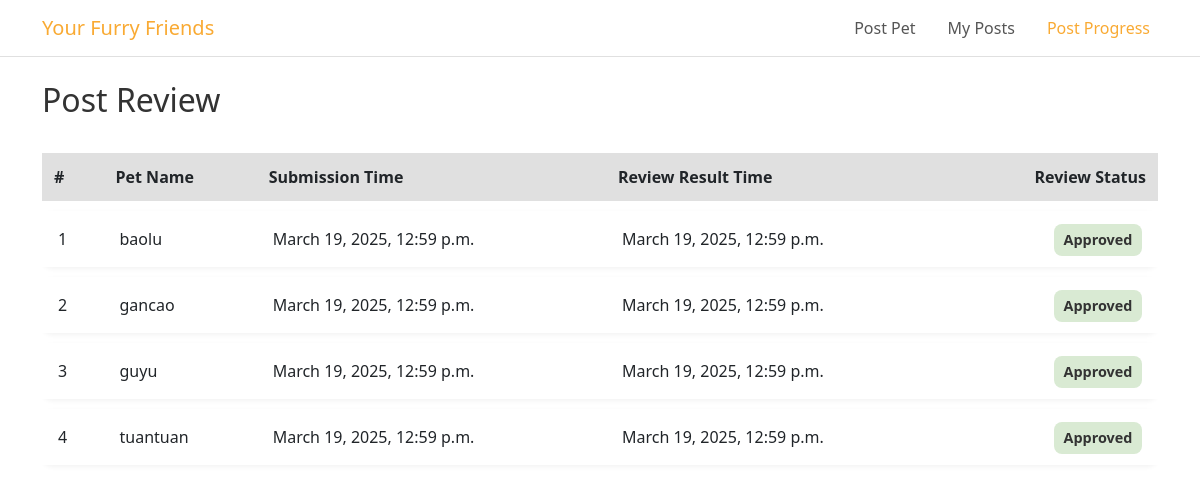
Page /posts/review_status/ (signed in) on the earlier database version.
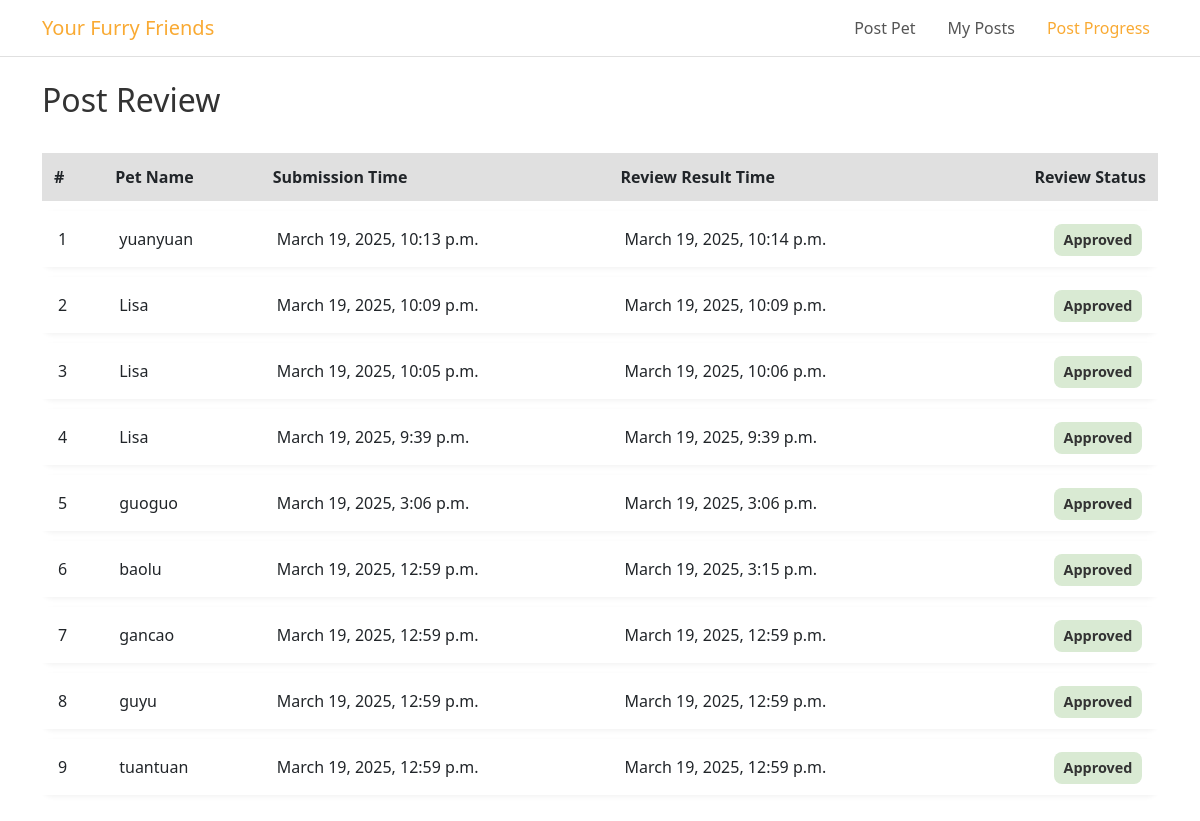
Same page on the later database version.
### posts/models.py (models this page shows, shortened)
class PostPetInfo(models.Model):
    post_info_id = models.AutoField(primary_key=True)
    pet = models.ForeignKey(Pet, on_delete=models.CASCADE)  # 🐶 关联宠物信息
    user = models.ForeignKey(
        settings.AUTH_USER_MODEL,  # ✅ 这里用 `settings.AUTH_USER_MODEL`
        on_delete=models.CASCADE,
        related_name="posted_pets",
        null = True,
        blank = True
    )  # ✅ **确保正确关联 `accounts.User`**
    email = models.EmailField(max_length=254, blank=True, null=True)  # ✅新增Email字段
    home_type = models.CharField(max_length=20,
                                 choices=[('Apartment', 'Apartment'), ('House', 'House'),
                                          ('Townhouse', 'Townhouse'), ('Farm/Rural', 'Farm/Rural')],
                                 default='Apartment'
                                 )
    home_ownership = models.CharField(max_length=20,
                                      choices=[('Own', 'Own'), ('Rent', 'Rent'),
                                          ('Living with parents', 'Living with parents'), ('Other', 'Other')],
                                      default='Own'
                                      )
    has_other_pets = models.TextField(blank=True, null=True)
    has_children = models.CharField(max_length=10,
                                      choices=[('0', '0'), ('1', '1'),
                                           ('2', '2'), ('3', '3'),
                                           ('4', '4'), ('5', '5')],
                                      default='0'
                                      )
    experience_with_pets = models.TextField(blank=True, null=True)
    reason_for_fostering = models.TextField(blank=True, null=True)
    pet_passport = models.TextField(blank=True, null=True)
    vaccinated = models.CharField(max_length=20,
                                 choices=[('Yes', 'Yes'), ('No', 'No'),
                                         ],
                                 default='No'
                                 )
    status = models.CharField(
        max_length=20, choices=[('Pending', 'Pending'), ('Approved', 'Approved'), ('Rejected', 'Rejected')],
        default='Pending'
    )  # 📌 **审核状态**
    created_at = models.DateTimeField(auto_now_add=True)
    review_time = models.DateTimeField(null=True, blank=True)

class Pet(models.Model):
    pet_id = models.AutoField(primary_key=True)
    name = models.CharField(max_length=100)
    sex = models.CharField(max_length=10, choices=[('Male', 'Male'), ('Female', 'Female')])
    age = models.CharField(max_length=10, choices=[('Young', 'Young'), ('Adult', 'Adult')])
    weight = models.FloatField()
    breed = models.CharField(max_length=100, blank=True, null=True)
    size = models.CharField(max_length=50, choices=[('Small', 'Small'), ('Medium', 'Medium'), ('Large', 'Large')])
    status = models.CharField(max_length=20, choices=[('Available', 'Available'), ('Adopted', 'Adopted')], default='Available')
    posted_by = models.ForeignKey(settings.AUTH_USER_MODEL, on_delete=models.CASCADE)  # 关联用户
    created_at = models.DateTimeField(auto_now_add=True)
    type = models.CharField(max_length=50, choices=[('Dog', 'Dog'), ('Cat', 'Cat')])

### posts/views.py (the view)
# urls.py: path('review_status/', views.review_status, name='postReview'),  # 发布审核
def review_status(request):
    post_list = PostPetInfo.objects.filter(user=request.user).order_by('-created_at')
    context = {
        'post_list': post_list
    }
    return render(request, 'posts/postReview.html', context)

### templates/posts/postReview.html (shortened to what this page needs)
<!DOCTYPE html>
<html lang="en">
<head>
  <link href="https://cdn.jsdelivr.net/npm/bootstrap@5.3.0/dist/css/bootstrap.min.css" rel="stylesheet">
</head>
<body>
  <nav class="navbar navbar-expand-lg navbar-custom">
    <div class="container">
      <a class="navbar-brand" href="/adoptions/">Your Furry Friends</a>
      <div class="collapse navbar-collapse" id="navbarNav">
        <ul class="navbar-nav ms-auto">
          <li class="nav-item">
            <a class="nav-link" href="/posts/">Post Pet</a>
          </li>
          <li class="nav-item">
            <a class="nav-link" href="/posts/my_posts/">My Posts</a>
          </li>
          <li class="nav-item">
            <a class="nav-link active" href="/posts/review_status/">Post Progress</a>
          </li>
        </ul>
      </div>
    </div>
  </nav>
  <div class="container mt-4">
    <h2 class="mb-4">Post Review</h2>
    <div class="table-responsive">
      <table class="table table-custom">
        <thead>
          <tr>
            <th scope="col">#</th>
            <th scope="col">Pet Name</th>
            <th scope="col">Submission Time</th>
            <th scope="col">Review Result Time</th>
            <th scope="col" class="status-col">Review Status</th>
          </tr>
        </thead>
        <tbody>
          {% for post in post_list %}
          <tr>
            <td>{{ forloop.counter }}</td>
            <td>{{ post.pet.name }}</td>
            <td>{{ post.created_at }}</td>
            <td>{{ post.review_time|default:"-" }}</td>
            <td class="status-col">
              <span class="status-badge {{ post.status|lower }}">{{ post.status }}</span>
            </td>
          </tr>
          {% empty %}
          <tr>
            <td colspan="5" class="text-center">No review data available.</td>
          </tr>
          {% endfor %}
        </tbody>
      </table>
    </div>
  </div>
</body>
</html>

Differences in the rows shown:
added PostPetInfo: pet.name "yuanyuan", created_at "March 19, 2025, 10:13 p.m.", review_time "March 19, 2025, 10:14 p.m.", status "Approved"
added PostPetInfo: pet.name "Lisa", created_at "March 19, 2025, 10:09 p.m.", review_time "March 19, 2025, 10:09 p.m.", status "Approved"
added PostPetInfo: pet.name "Lisa", created_at "March 19, 2025, 10:05 p.m.", review_time "March 19, 2025, 10:06 p.m.", status "Approved"
added PostPetInfo: pet.name "Lisa", created_at "March 19, 2025, 9:39 p.m.", review_time "March 19, 2025, 9:39 p.m.", status "Approved"
added PostPetInfo: pet.name "guoguo", created_at "March 19, 2025, 3:06 p.m.", review_time "March 19, 2025, 3:06 p.m.", status "Approved"
changed PostPetInfo "baolu": review_time "March 19, 2025, 12:59 p.m." → "March 19, 2025, 3:15 p.m."
